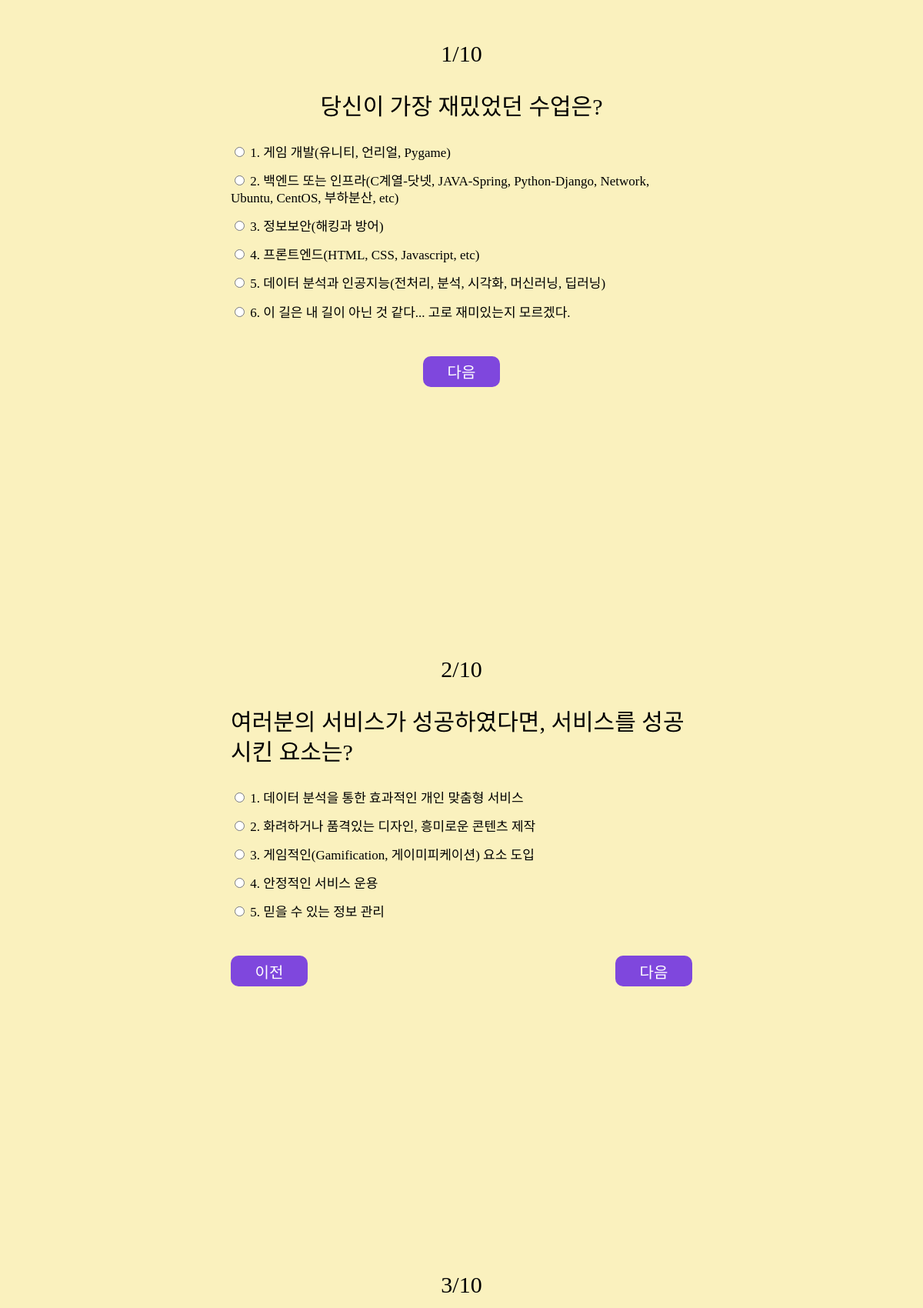
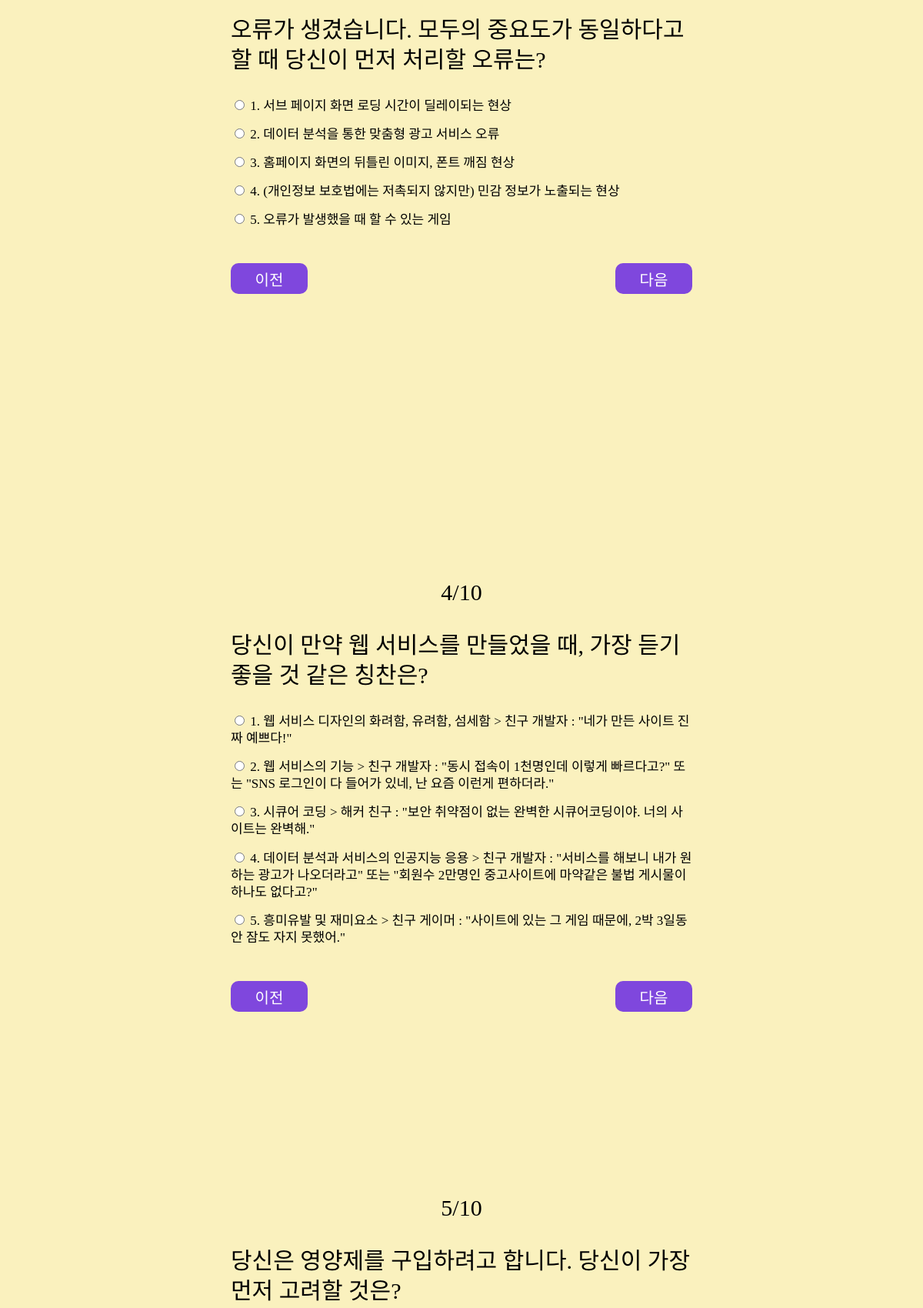
Screenshot of /form/ (upper part) with the database file from the repository (2 pictures, top to bottom).
### main/models.py (models this page shows, shortened)
class Question(models.Model):
    number = models.IntegerField(unique=True)
    content = models.CharField(max_length=100)

class Choice(models.Model):
    content = models.CharField(max_length=100)
    question = models.ForeignKey(to="main.Question", on_delete=models.CASCADE)
    developer = models.ForeignKey(to="main.Developer", on_delete=models.CASCADE, null=True)

### main/views.py (the view)
# urls.py: path('form/', views.form),
def form(request):
    questions = Question.objects.all()
    context = {
        'questions' : questions,
    }
    return render(request, 'form.html', context=context)

### main/templates/form.html (shortened to what this page needs)
{% load static %}
<!DOCTYPE html>
<html lang="en">
<head>
    <link rel="stylesheet" type="text/css" href="{% static 'css/reset.css' %}">
    <link rel="stylesheet" type="text/css" href="{% static 'css/form.css' %}">
</head>
<body>
    <section id="survey">
        <div class="wrapper">
            <form id="form" action="/result/" method="post">
                {% for question in questions %}
                    <div class="test">
                        <div class="question_container">
                            <h3 class="number">{{ question.number }}/{{ questions.count }}</h3>
                            <h3 class="question">{{ question.content }}</h3>
                        </div>
                        <div class="answer">
                          {% for choice in question.choice_set.all %}
                            <div>
                              <input
                                type="radio"
                                name="question-{{ question.number }}"
                                id="choice-{{ choice.pk }}"
                                value="{{ choice.developer.pk }}"
                              />
                              <label for="choice-{{ choice.pk }}">{{ forloop.counter }}. {{ choice.content }}</label>
                            </div>
                          {% endfor %}
                        </div>
                        {% if not forloop.first %}
                        <div class="btn_wrap btn_sort">
                        {% else %}
                        <div class="btn_wrap">
                        {% endif %}
                        {% if not forloop.first %}
                            <button class="prev_btn">이전</button>
                        {% endif %}
                        {% if not forloop.last %}
                            <button class="next_btn">다음</button>
                        {% else %}
                            <input type="submit" value="제출" class="submit_btn"/>
                        {% endif %}
                        </div>
                    </div>
                {% endfor %}
            </form>
        </div>
    </section>
</body>
</html>

### main/static/css/form.css (style rules this page uses)
body { background-color: #faf1be; color: #000; overflow: hidden; font-family: "NEXON Lv1 Gothic OTF"; }
#survey { display: flex; justify-content: center; width: 100vw; height: 100vh; margin-top: 50px; }
.test { max-width: 600px; height: 100vh; }
.question_container { display: flex; flex-direction: column; align-items: center; font-size: 30px; line-height: 1.3; padding-bottom: 30px; }
.question_container .number { padding-bottom: 30px; }
.question_container .question { font-family: "GmarketSansBold"; }
.answer { font-size: 17px; line-height: 1.3; padding-bottom: 30px; }
.answer div { padding-bottom: 15px; }
.answer input { cursor: pointer; }
.btn_wrap { display: flex; justify-content: center; }
.btn_sort { justify-content: space-between; }
button, .submit_btn { font-family: "NEXON Lv1 Gothic OTF"; font-size: 20px; width: 100px; height: 40px; padding: 5px; border-style: none; border-radius: 10px; background-color: #7f47dd; color: #fff; cursor: pointer; }

### rows the page displays
Question: number "1", count "10", content "당신이 가장 재밌었던 수업은?", shows "다음"
Choice: content "게임 개발(유니티, 언리얼, Pygame)"
Choice: content "백엔드 또는 인프라(C계열-닷넷, JAVA-Spring, Python-Django, Network, Ubuntu, CentOS, 부하분산, etc)"
Choice: content "정보보안(해킹과 방어)"
Choice: content "프론트엔드(HTML, CSS, Javascript, etc)"
Choice: content "데이터 분석과 인공지능(전처리, 분석, 시각화, 머신러닝, 딥러닝)"
Choice: content "이 길은 내 길이 아닌 것 같다... 고로 재미있는지 모르겠다."
Question: number "2", count "10", content "여러분의 서비스가 성공하였다면, 서비스를 성공시킨 요소는?", shows "이전", shows "다음"
Choice: content "데이터 분석을 통한 효과적인 개인 맞춤형 서비스"
Choice: content "화려하거나 품격있는 디자인, 흥미로운 콘텐츠 제작"
Choice: content "게임적인(Gamification, 게이미피케이션) 요소 도입"
Choice: content "안정적인 서비스 운용"
Choice: content "믿을 수 있는 정보 관리"
Question: number "3", count "10", content "오류가 생겼습니다. 모두의 중요도가 동일하다고 할 때 당신이 먼저 처리할 오류는?", shows "이전", shows "다음"
Choice: content "서브 페이지 화면 로딩 시간이 딜레이되는 현상"
Choice: content "데이터 분석을 통한 맞춤형 광고 서비스 오류"
Choice: content "홈페이지 화면의 뒤틀린 이미지, 폰트 깨짐 현상"
Choice: content "(개인정보 보호법에는 저촉되지 않지만) 민감 정보가 노출되는 현상"
Choice: content "오류가 발생했을 때 할 수 있는 게임"
Question: number "4", count "10", content "당신이 만약 웹 서비스를 만들었을 때, 가장 듣기 좋을 것 같은 칭찬은?", shows "이전", shows "다음"
Choice: content "웹 서비스 디자인의 화려함, 유려함, 섬세함 > 친구 개발자 : \"네가 만든 사이트 진짜 예쁘다!\""
Choice: content "웹 서비스의 기능 > 친구 개발자 : \"동시 접속이 1천명인데 이렇게 빠르다고?\" 또는 \"SNS 로그인이 다 들어가 있네, 난 요즘 이런게 편하더라.\""
Choice: content "시큐어 코딩 > 해커 친구 : \"보안 취약점이 없는 완벽한 시큐어코딩이야. 너의 사이트는 완벽해.\""
Choice: content "데이터 분석과 서비스의 인공지능 응용 > 친구 개발자 : \"서비스를 해보니 내가 원하는 광고가 나오더라고\" 또는 \"회원수 2만명인 중고사이트에 마약같은 불법 게시물이 하나도 없다고?\""
Choice: content "흥미유발 및 재미요소 > 친구 게이머 : \"사이트에 있는 그 게임 때문에, 2박 3일동안 잠도 자지 못했어.\""
Question: number "5", count "10", content "당신은 영양제를 구입하려고 합니다. 당신이 가장 먼저 고려할 것은?"
